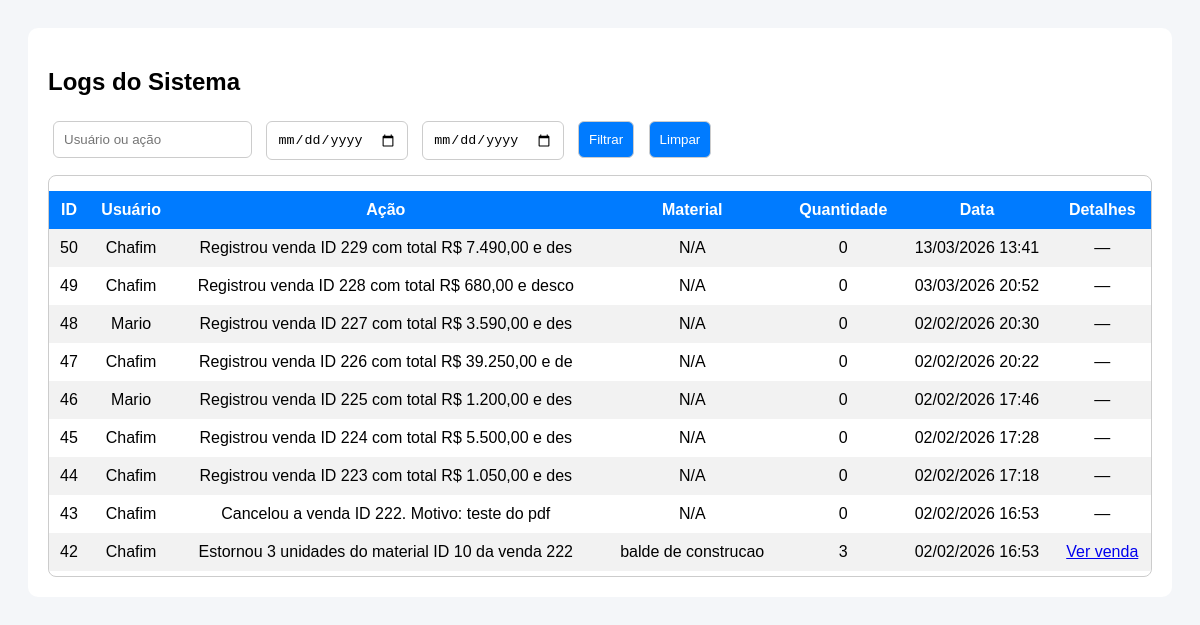
Page /log.php (signed in) on the committed database.
### tables this page shows
CREATE TABLE `logs` (
  `id` int(11) NOT NULL,
  `usuario` varchar(50) NOT NULL,
  `acao` varchar(50) NOT NULL,
  `material_id` int(11) DEFAULT NULL,
  `quantidade` int(11) DEFAULT NULL,
  `data_hora` datetime DEFAULT current_timestamp()
);

CREATE TABLE `materiais` (
  `id` int(11) NOT NULL,
  `codigo_barra` varchar(50) DEFAULT NULL,
  `nome` varchar(255) DEFAULT NULL,
  `quantidade` int(11) NOT NULL,
  `custo_compra` decimal(10,2) NOT NULL,
  `custo_venda` decimal(10,2) NOT NULL,
  `cor` varchar(50) DEFAULT NULL,
  `peso` decimal(10,2) DEFAULT NULL,
  `altura` decimal(10,2) DEFAULT NULL,
  `largura` decimal(10,2) DEFAULT NULL,
  `data_cadastro` timestamp NOT NULL DEFAULT current_timestamp()
);

### log.php (the view, shortened to what this page needs)
<?php
require_once "conexao.php";
$busca = $_GET['busca'] ?? '';
$dataInicio = $_GET['data_inicio'] ?? '';
$dataFim = $_GET['data_fim'] ?? '';
$sql = "
SELECT
    logs.*,
    materiais.nome AS material_nome
FROM logs
LEFT JOIN materiais ON logs.material_id = materiais.id
WHERE 1=1
";
$sql .= " ORDER BY logs.data_hora DESC";
$result = $conn->query($sql);
?>
<!DOCTYPE html>
<html lang="pt-br">
<head>
<link rel="stylesheet" href="log.css">
</head>
<body>
<div class="container">
<h2>Logs do Sistema</h2>
<form method="GET">
    <input type="text" name="busca" placeholder="Usuário ou ação"
        value="<?= htmlspecialchars($busca) ?>">
    <input type="date" name="data_inicio" value="<?= $dataInicio ?>">
    <input type="date" name="data_fim" value="<?= $dataFim ?>">
    <button type="submit">Filtrar</button>
    <a href="log.php"><button type="button">Limpar</button></a>
</form>
<div class="table-container">
<table>
<tr>
    <th>ID</th>
    <th>Usuário</th>
    <th>Ação</th>
    <th>Material</th>
    <th>Quantidade</th>
    <th>Data</th>
    <th>Detalhes</th>
</tr>
<?php while ($row = $result->fetch_assoc()): ?>
<?php
$venda_id = null;
if (preg_match('/Venda\s+(\d+)/i', $row['acao'], $matches)) {
    $venda_id = (int)$matches[1];
}
?>
<tr>
    <td><?= (int)$row['id'] ?></td>
    <td>
        <?= htmlspecialchars($row['usuario']) ?>
    </td>
    <td>
        <?= htmlspecialchars($row['acao']) ?>
    </td>
    <td>
        <?= htmlspecialchars($row['material_nome'] ?? 'N/A') ?>
    </td>
    <td>
        <?= (int)$row['quantidade'] ?>
    </td>
    <td>
        <?= date('d/m/Y H:i', strtotime($row['data_hora'])) ?>
    </td>
    <td>
        <?php if ($venda_id): ?>
            <a href="detalhes_venda.php?id=<?= $venda_id ?>"
               class="btn-detalhes">
                Ver venda
            </a>
        <?php else: ?>
            —
        <?php endif; ?>
    </td>
</tr>
<?php endwhile; ?>
</table>
</div>
</div>
</body>
</html>

### log.css (style rules this page uses)
body { font-family: Arial; background: #f4f6f9; padding: 20px; }
.container { background: #fff; padding: 20px; border-radius: 10px; }
input, button { padding: 10px; margin: 5px; border-radius: 6px; border: 1px solid #ccc; }
button { background: #007bff; color: white; cursor: pointer; }
table { width: 100%; border-collapse: collapse; margin-top: 15px; }
th, td { padding: 10px; text-align: center; }
th { background: #007bff; color: white; }
tr:nth-child(even) { background: #f2f2f2; }
.table-container { max-height: 400px; overflow-y: auto; border: 1px solid #ccc; border-radius: 8px; }
th { position: sticky; top: 0; background: #007bff; color: white; z-index: 2; }
form { position: sticky; top: 0; background: white; padding-bottom: 10px; z-index: 3; }

### rows in the picture
logs: id "50", usuario "Chafim", acao "Registrou venda ID 229 com total R$ 7.490,00 e des", material_nome "N/A", quantidade "0", data_hora "13/03/2026 13:41"
logs: id "49", usuario "Chafim", acao "Registrou venda ID 228 com total R$ 680,00 e desco", material_nome "N/A", quantidade "0", data_hora "03/03/2026 20:52"
logs: id "48", usuario "Mario", acao "Registrou venda ID 227 com total R$ 3.590,00 e des", material_nome "N/A", quantidade "0", data_hora "02/02/2026 20:30"
logs: id "47", usuario "Chafim", acao "Registrou venda ID 226 com total R$ 39.250,00 e de", material_nome "N/A", quantidade "0", data_hora "02/02/2026 20:22"
logs: id "46", usuario "Mario", acao "Registrou venda ID 225 com total R$ 1.200,00 e des", material_nome "N/A", quantidade "0", data_hora "02/02/2026 17:46"
logs: id "45", usuario "Chafim", acao "Registrou venda ID 224 com total R$ 5.500,00 e des", material_nome "N/A", quantidade "0", data_hora "02/02/2026 17:28"
logs: id "44", usuario "Chafim", acao "Registrou venda ID 223 com total R$ 1.050,00 e des", material_nome "N/A", quantidade "0", data_hora "02/02/2026 17:18"
logs: id "43", usuario "Chafim", acao "Cancelou a venda ID 222. Motivo: teste do pdf", material_nome "N/A", quantidade "0", data_hora "02/02/2026 16:53"
logs: id "42", usuario "Chafim", acao "Estornou 3 unidades do material ID 10 da venda 222", materiais.nome "balde de construcao", quantidade "3", data_hora "02/02/2026 16:53"
